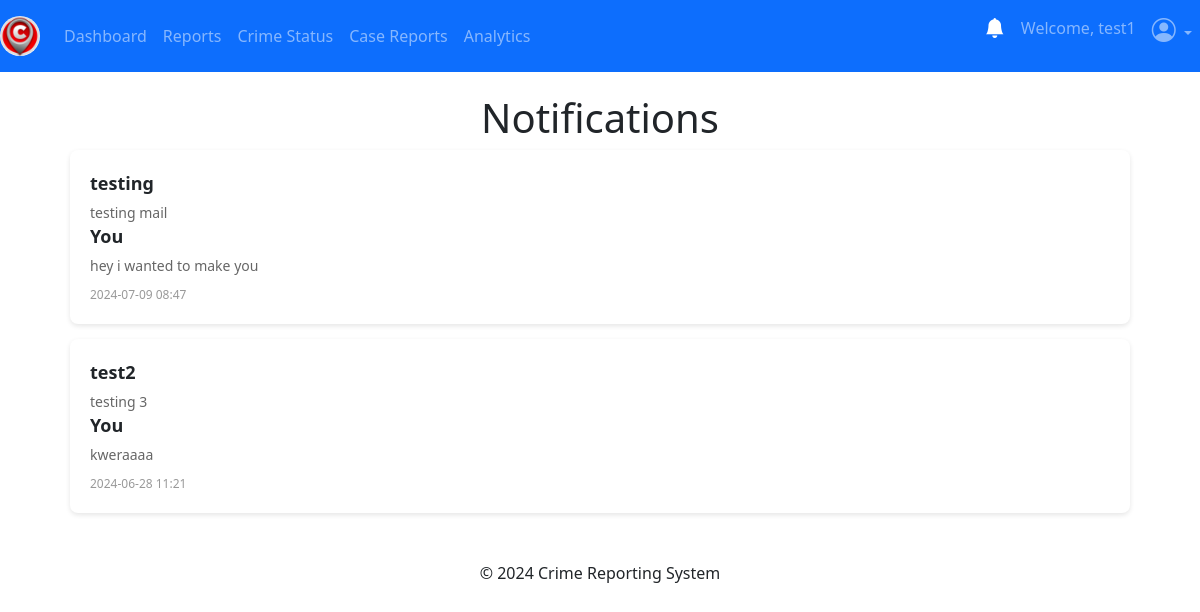
The app's page /admin/notifications (signed in) with its own data.
### app/users/models.py (models this page shows, shortened)
class User(db.Model, UserMixin):
    id = db.Column(db.Integer, primary_key=True)
    username = db.Column(db.String(80), unique=True, nullable=False)
    email = db.Column(db.String(120), unique=True, nullable=False)
    password = db.Column(db.String(128), nullable=False)
    crimes = db.relationship('Crime', backref='reporter', lazy=True)
    users = db.relationship('Register', backref='user', uselist=False)
    messages = db.relationship('Message', backref='sender', lazy=True)

### app/posts/models.py (models this page shows, shortened)
class Message(db.Model, UserMixin):
    id = db.Column(db.Integer, primary_key=True)
    first_name = db.Column(db.String(100), nullable=False)
    last_name = db.Column(db.String(100), nullable=True)
    email_address = db.Column(db.String(120), nullable=False)
    message = db.Column(db.Text, nullable=False)
    reply = db.Column(db.Text, nullable=True)
    date_received = db.Column(db.DateTime(timezone=True), default=current_time())
    sender_id = db.Column(db.Integer, db.ForeignKey('user.id'))

### app/admins/routes.py (the view)
@admins.route('/admin/notifications')
@admin_required
def notifications():
    search_notifications = request.args.get('search_notifications', '')
    messages = []
    try:
        if search_notifications:
            messages = Message.query.filter(
                or_(
                    Message.incident_location.ilike(f'%{search_notifications}%'),
                    Message.issued_by.ilike(f'%{search_notifications}%'),
                    Message.date_of_incident.ilike(f'%{search_notifications}%'),
                    Message.time_of_incident.ilike(f'%{search_notifications}%'),
                    Message.date_received.ilike(f'%{search_notifications}%'),
                    Message.crime_status.ilike(f'%{search_notifications}%')
                )
            ).order_by(Message.date_received.desc()).all()
        else:
            messages = Message.query.order_by(Message.date_received.desc()).all()
        if not messages:
            flash("No messages found.", "info")
    except Exception as e:
        current_app.logger.error(f"Database error: {str(e)}")
        flash("An error occurred while retrieving messages. Please try again later.", "danger")
    return render_template('/admin/notifications.html', messages=messages)

### app/__init__.py (called while the page is built)
@login_manager.user_loader
def load_user(user_id):
    return models.User.query.get(user_id)

### app/admins/routes.py (called while the page is built)
def admin_required(f):
    @wraps(f)
    def decorated_function(*args, **kwargs):
        if not session.get('admin_id'):
            flash('You need to be logged in as an admin to access the page.', 'danger')
            return redirect(url_for('admins.adminIndex'))
        return f(*args, **kwargs)
    return decorated_function

### app/templates/admin/notifications.html (shortened to what this page needs)
{% extends 'admin/layout.html' %} {% block content %}
<!DOCTYPE html>
<html lang="en">
  <head>
  </head>
  <body>
    <h1>Notifications</h1>
    {% if messages %}
    <div class="notification-container">
      {% for message in messages %}
      <div class="notification-card" data-notification-id="{{ message.id }}">
        <a
          href="{{ url_for('admins.view_message', id=message.id) }}"
          class="notification-link"
        >
          <div class="notification-title">{{ message.first_name }}</div>
          <div class="notification-description">{{ message.message }}</div>
          <div class="notification-title">You</div>
          <div class="notification-description">{{ message.reply }}</div>
          <div class="notification-time">
            {{ message.date_received.strftime('%Y-%m-%d %H:%M') }}
          </div>
        </a>
      </div>
    </div>
    {% endfor %} {% else %}
    <h3 style="text-align: center">
      <i class="bi bi-envelope-x-fill h2"></i> No Notifications.
    </h3>
    {% endif %}
  </body>
</html>
{% endblock content %}

### app/templates/admin/layout.html (shortened to what this page needs)
<!DOCTYPE html>
<html lang="en">
  <head>
    <link
      rel="stylesheet"
      href="https://cdn.jsdelivr.net/npm/bootstrap-icons@1.11.3/font/bootstrap-icons.min.css"
    />
    <link
      href="https://stackpath.bootstrapcdn.com/bootstrap/4.5.2/css/bootstrap.min.css"
      rel="stylesheet"
    />
    <link
      href="https://cdn.jsdelivr.net/npm/bootstrap@5.3.3/dist/css/bootstrap.min.css"
      rel="stylesheet"
    />
  </head>
  <body>
    <nav class="navbar navbar-expand-md navbar-dark bg-primary fixed-top">
      {% if session.get('admin_name') %}
      <a
        class="navbar-brand nav-link active"
        href="{{ url_for('admins.adminDashboard') }}"
        ><img src="{{ url_for('static', filename='img/logo1.png') }}" alt="E-Security" class="d-inline-block align-top navbar-brand-img">
      </a>
      {% else %}
      <a
        class="navbar-brand nav-link active"
        href="{{ url_for('main.home_page') }}"
        ><img src="{{ url_for('static', filename='img/logo1.png') }}" alt="E-Security" class="d-inline-block align-top navbar-brand-img">
      </a>
      {% endif %}
      <div class="collapse navbar-collapse" id="navbarSupportedContent">
        {% if session.get('admin_name') %}
        <ul class="navbar-nav">
          <li class="new-item {% if request.endpoint == 'admins.adminDashboard' %}active{% endif %}">
            <a class="nav-link" href="{{ url_for('admins.adminDashboard') }}"
              >Dashboard</a
            >
          </li>
          <li class="new-item {% if request.endpoint == 'admins.reports' %}active{% endif %}">
            <a class="nav-link" href="{{ url_for('admins.reports') }}"
              >Reports</a
            >
          </li>
          <li class="new-item {% if request.endpoint == 'admins.crimeStatus' %}active{% endif %}">
            <a class="nav-link" href="{{ url_for('admins.crimeStatus') }}"
              >Crime Status</a
            >
          </li>
          <li class="new-item {% if request.endpoint == 'admins.case_reports' %}active{% endif %}">
            <a class="nav-link" href="{{ url_for('admins.case_reports') }}"
              >Case Reports</a
            >
          </li>
          <li class="new-item {% if request.endpoint == 'admins.analytics' %}active{% endif %}">
            <a class="nav-link" href="{{ url_for('admins.analytics') }}"
              >Analytics</a
            >
          </li>
        </ul>
        <ul class="navbar-nav ms-auto">
          <li class="nav-item {% if request.endpoint == 'admins.notifications' %}active{% endif %}">
            <a class="nav-link" href="{{ url_for('admins.notifications') }}"
              ><i class="bi bi-bell-fill h5" style="color: dark"></i
            ></a>
          </li>
          <li class="nav-item">
            <p class="nav-link">Welcome, {{ session.get('admin_name') }}</p>
          </li>
          <li class="nav-item dropdown {% if request.endpoint == 'admins.adminChangePassword' %}active{% endif %}">
            <a
              class="nav-link dropdown-toggle"
              href="#"
              role="button"
              data-bs-toggle="dropdown"
              aria-expanded="false"
            >
              <i class="bi bi-person-circle h4"></i>
            </a>
          </li>
        </ul>
        {% else %}
        <ul class="navbar-nav">
        <li class="nav-item {% if request.endpoint == 'main.about' %}active{% endif %}">
          <a class="nav-link" href="{{ url_for('main.about') }}">About</a>
        </li>
        </ul>
        {% endif %}
      </div>
    </nav>
    <br />
    {% block content %} {% endblock content %}
    <footer class="text-center mt-5">
      <p>&copy; 2024 Crime Reporting System</p>
    </footer>
  </body>
</html>

### app/templates/admin/layout.html (style rules this page uses)
body { height: 100%; width: 100%; padding-top: 40px; }
.navbar-brand-img { height: 40px; width: auto; border-radius: 50%; object-fit: cover; }

### app/templates/admin/notifications.html (style rules this page uses)
body { margin: 0; padding: 70px; }
.notification-container { max-width: 100%; margin: 0 auto; padding: 20; }
.notification-card { background-color: white; border-radius: 8px; box-shadow: 0 2px 5px rgba(0, 0, 0, 0.1); margin-bottom: 15px; overflow: hidden; transition: box-shadow 0.3s ease; }
.notification-link { display: block; padding: 20px; color: inherit; text-decoration: none; }
.notification-title { font-size: 18px; font-weight: bold; margin-bottom: 5px; }
.notification-description { font-size: 14px; color: #666; }
.notification-time { font-size: 12px; color: #999; margin-top: 10px; }
h1 { text-align: center; }

### records on screen
User: get "test1"
Message: first_name "testing", message "testing mail", reply "hey i wanted to make you", date_received "2024-07-09 08:47"
Message: first_name "test2", message "testing 3", reply "kweraaaa", date_received "2024-06-28 11:21"
